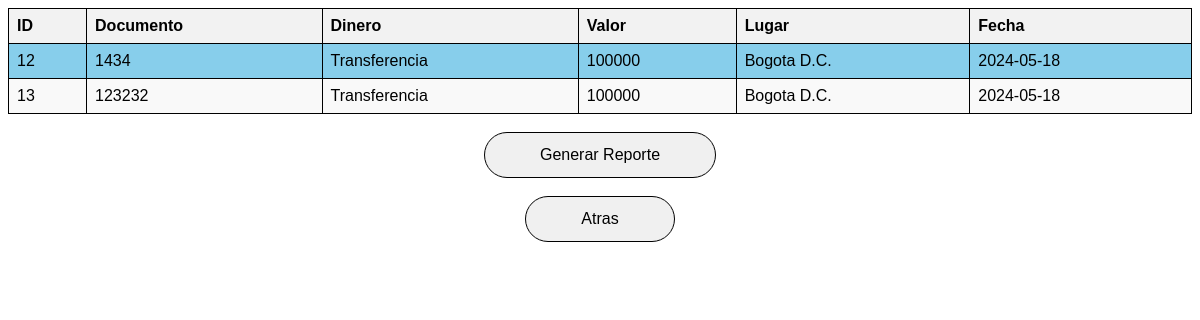
Screenshot of /Vista/Html/Donaciones/donacionDinero.php with the database file from the repository.
### tables this page shows
CREATE TABLE `tbl_dinero` (
  `id_dinero` int(11) NOT NULL,
  `Documento` int(11) NOT NULL,
  `Tipo_Donacion` varchar(20) NOT NULL,
  `Valor` int(11) NOT NULL,
  `Lugar` varchar(30) NOT NULL,
  `Fecha` date NOT NULL
);

### Modelo/ConexionBD.php (called while the page is built, shortened)
<?php
class conexionBD {
    private $mySQLI;
    private $result;
    public function abrir() {
        $this->mySQLI = mysqli_connect("localhost", "root", "", "dogocat");
        if (mysqli_connect_error()) {
            return 0;
        } else {
            return 1;
        }
    }
    public function consulta($sql) {
        $conec = $this->mySQLI;
        $this->result = mysqli_query($conec, $sql);
    }
    public function obtenerResult() {
        return $this->result;
    }
}
?>

### Vista/Html/Donaciones/donacionDinero.php (the view, shortened to what this page needs)
<?php
    include '../../../Modelo/conexionBD.php';
    $conexion = new conexionBD();
    $conexion->abrir();
    $sql = "SELECT * FROM tbl_dinero";
    $conexion->consulta($sql);
    $result = $conexion->obtenerResult();
?>
<!DOCTYPE html>
<html>
<head>
    <link rel="stylesheet" href="../../Estilos/Tablas.css">
</head>
<body>
    <table border="1">
        <tr>
            <th>ID</th>
            <th>Documento</th>
            <th>Dinero</th>
            <th>Valor</th>
            <th>Lugar</th>
            <th>Fecha</th>
        </tr>
        <?php while ($fila = mysqli_fetch_assoc($result)) { ?>
            <tr>
                <td><?php echo $fila['id_dinero']; ?></td>
                <td><?php echo $fila['Documento']; ?></td>
                <td><?php echo $fila['Tipo_Donacion']; ?></td>
                <td><?php echo $fila['Valor']; ?></td>
                <td><?php echo $fila['Lugar']; ?></td>
                <td><?php echo $fila['Fecha']; ?></td>
            </tr>
        <?php } ?>
    </table> <br>
    <center><a href="../Donaciones/ReporteD.php" style="display: inline-block; padding: 13px 55px; border: 1px solid black; border-radius: 25px; color: black; text-decoration: none;"> Generar Reporte </a></center> <br>
    <center><a href="../Inicio/Administrador.php" style="display: inline-block; padding: 13px 55px; border: 1px solid black; border-radius: 25px; color: black; text-decoration: none;"> Atras </a></center>
</body>
</html>

### Vista/Estilos/Tablas.css (style rules this page uses)
body { font-family: Arial, sans-serif; background-image: url(https://encrypted-tbn0.gstatic.com/images?q=tbn:ANd9GcS_k0VijHPR-DzuPKZpScR6W2S7HJ84YqvNrA&usqp=CAU); }
table { width: 100%; border-collapse: collapse; background-color: skyblue; color: black; }
table, th, td { border: 1px solid black; }
th, td { padding: 8px; text-align: left; }
a { text-decoration: none; padding: 5px 10px; border: 1px solid #ccc; background-color: #f0f0f0; color: #333; border-radius: 3px; }
th { background-color: #f2f2f2; }
tr:nth-child(odd) { background-color: #f9f9f9; }

### rows the page displays
tbl_dinero: id_dinero "12", Documento "1434", Tipo_Donacion "Transferencia", Valor "100000", Lugar "Bogota D.C.", Fecha "2024-05-18"
tbl_dinero: id_dinero "13", Documento "123232", Tipo_Donacion "Transferencia", Valor "100000", Lugar "Bogota D.C.", Fecha "2024-05-18"
